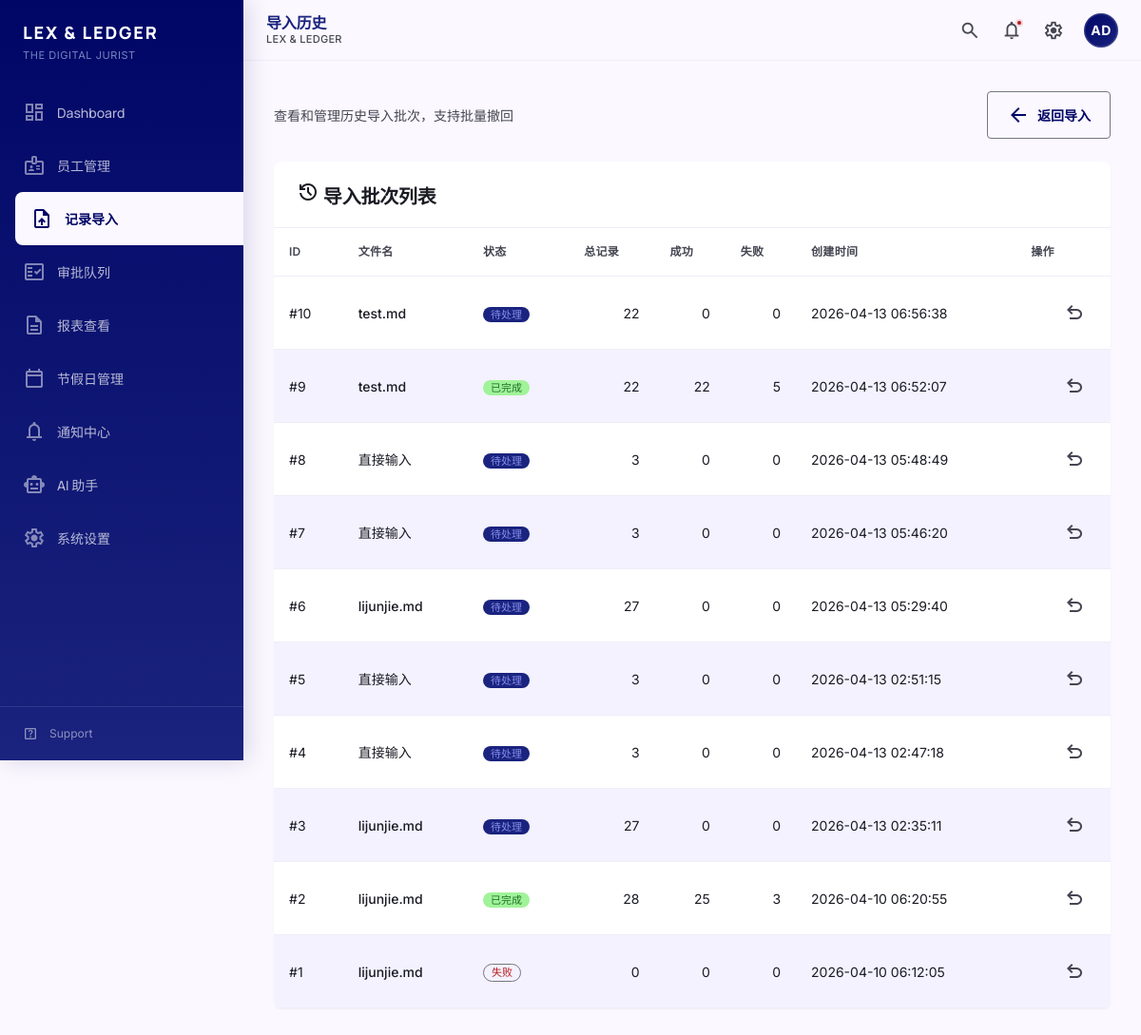
/records/sessions/, run on the app's committed database.
### tables this page shows
CREATE TABLE import_sessions (
            id INTEGER PRIMARY KEY AUTOINCREMENT,
            file_path TEXT NOT NULL,
            employee_id TEXT,
            status TEXT DEFAULT 'pending' CHECK(status IN ('pending', 'processing', 'reviewing', 'completed', 'failed')),
            total_records INTEGER DEFAULT 0,
            processed_records INTEGER DEFAULT 0,
            error_records INTEGER DEFAULT 0,
            created_at TIMESTAMP DEFAULT CURRENT_TIMESTAMP,
            completed_at TIMESTAMP
        );

### src/web/routes/records.py (the view)
@bp.route('/sessions/')
def import_sessions():
    conn = get_db()
    cursor = conn.cursor()
    sessions = []
    try:
        cursor.execute(
            "SELECT * FROM import_sessions ORDER BY created_at DESC"
        )
        sessions = [dict(row) for row in cursor.fetchall()]
    except sqlite3.Error:
        pass
    finally:
        conn.close()
    return render_template('import_sessions.html', sessions=sessions)

### src/web/utils.py (called while the page is built)
def get_db():
    db_path = current_app.config['DATABASE']
    conn = sqlite3.connect(db_path)
    conn.row_factory = sqlite3.Row
    return conn

### src/web/templates/import_sessions.html (shortened to what this page needs)
{% extends "base.html" %}
{% block page_title %}导入历史{% endblock %}
{% block content %}
<div class="page-container">
    <div class="mb-6 flex items-center justify-between">
        <p class="text-on-surface-variant text-body-md">查看和管理历史导入批次，支持批量撤回</p>
        {% set back_url = request.args.get('next') or url_for('records.import_records') %}
        <a href="{{ back_url }}" class="btn btn-secondary">
            <span class="material-symbols-outlined">arrow_back</span>
            返回导入
        </a>
    </div>
    {% if sessions %}
    <div class="content-card">
        <div class="content-card-header">
            <h5 class="content-card-title">
                <span class="material-symbols-outlined inline-icon">history</span>
                导入批次列表
            </h5>
        </div>
        <div class="content-card-body p-0">
            <div class="data-table-wrapper">
                <table class="data-table">
                    <thead>
                        <tr>
                            <th>ID</th>
                            <th>文件名</th>
                            <th>状态</th>
                            <th class="text-right">总记录</th>
                            <th class="text-right">成功</th>
                            <th class="text-right">失败</th>
                            <th>创建时间</th>
                            <th class="text-right">操作</th>
                        </tr>
                    </thead>
                    <tbody>
                        {% for s in sessions %}
                        <tr>
                            <td>#{{ s.id }}</td>
                            <td class="font-medium">{{ s.file_path }}</td>
                            <td>
                                {% if s.status == 'completed' %}
                                <span class="badge badge-secondary">已完成</span>
                                {% elif s.status == 'pending' %}
                                <span class="badge badge-primary">待处理</span>
                                {% elif s.status == 'processing' %}
                                <span class="badge badge-outline">处理中</span>
                                {% else %}
                                <span class="badge badge-outline text-error">失败</span>
                                {% endif %}
                            </td>
                            <td class="text-right">{{ s.total_records }}</td>
                            <td class="text-right">{{ s.processed_records }}</td>
                            <td class="text-right">{{ s.error_records }}</td>
                            <td class="text-on-surface-variant">{{ s.created_at }}</td>
                            <td class="text-right">
                                <form method="POST" action="{{ url_for('records.delete_import_session', session_id=s.id) }}" class="inline" onsubmit="return confirm('确定要撤回该批次导入的全部记录吗？此操作不可恢复。');">
                                    <button type="submit" class="action-btn text-error" title="撤回该批次">
                                        <span class="material-symbols-outlined">undo</span>
                                    </button>
                                </form>
                            </td>
                        </tr>
                        {% endfor %}
                    </tbody>
                </table>
            </div>
        </div>
    </div>
    {% endif %}
</div>
{% endblock %}

### src/web/static/css/tokens.css (style rules this page uses)
:root { --color-primary: #000666; --color-primary-container: #1a237e; --color-on-primary: #ffffff; --color-on-primary-container: #8690ee; --color-primary-fixed: #e0e0ff; --color-primary-fixed-dim: #bdc2ff; --color-inverse-primary: #bdc2ff; --color-on-primary-fixed: #000767; --color-on-primary-fixed-variant: #343d96; --color-secondary: #1b6d24; --color-secondary-container: #a0f399; --color-on-secondary: #ffffff; --color-on-secondary-container: #217128; --color-secondary-fixed: #a3f69c; --color-secondary-fixed-dim: #88d982; --color-on-secondary-fixed: #002204; --color-on-secondary-fixed-variant: #005312; --color-tertiary: #321100; --color-tertiary-container: #532100; --color-on-tertiary: #ffffff; --color-on-tertiary-container: #f57009; --color-tertiary-fixed: #ffdbca; --color-tertiary-fixed-dim: #ffb68f; --color-on-tertiary-fixed: #331200; --color-on-tertiary-fixed-variant: #773200; --color-error: #ba1a1a; --color-error-container: #ffdad6; --color-on-error: #ffffff; --color-on-error-container: #93000a; --color-background: #fbf8ff; --color-on-background: #1a1b23; --color-surface: #fbf8ff; --color-on-surface: #1a1b23; --color-surface-variant: #e2e1ed; --color-on-surface-variant: #454652; --color-inverse-surface: #2f3038; --color-inverse-on-surface: #f1f0fb; --color-surface-tint: #4c56af; --color-surface-dim: #dad9e4; --color-surface-bright: #fbf8ff; --color-surface-container-lowest: #ffffff; --color-surface-container-low: #f3f2fe; --color-surface-container: #eeedf8; --color-surface-container-high: #e8e7f2; --color-surface-container-highest: #e2e1ed; --color-outline: #767683; --color-outline-variant: #c6c5d4; --font-headline: 'Manrope', -apple-system, BlinkMacSystemFont, sans-serif; --font-body: 'Inter', -apple-system, BlinkMacSystemFont, sans-serif; --font-label: 'Inter', -apple-system, BlinkMacSystemFont, sans-serif; --font-mono: 'SF Mono', 'Monaco', 'Inconsolata', monospace; --text-display-lg: 3.5rem; --text-display-md: 2.5rem; --text-display-sm: 2rem; --text-headline-lg: 2rem; --text-headline-md: 1.5rem; --text-headline-sm: 1.25rem; --text-title-lg: 1.125rem; --text-title-md: 1rem; --text-title-sm: 0.875rem; --text-body-lg: 1rem; --text-body-md: 0.875rem; --text-body-sm: 0.8125rem; --text-label-lg: 0.875rem; --text-label-md: 0.75rem; --text-label-sm: 0.6875rem; --font-regular: 400; --font-medium: 500; --font-semibold: 600; --font-bold: 700; --font-extrabold: 800; --leading-tight: 1.2; --leading-snug: 1.375; --leading-normal: 1.5; --leading-relaxed: 1.625; --tracking-tighter: -0.02em; --tracking-tight: -0.01em; --tracking-normal: 0; --tracking-wide: 0.025em; --tracking-wider: 0.05em; --tracking-widest: 0.1em; --space-0: 0; --space-1: 0.25rem; --space-2: 0.5rem; --space-3: 0.75rem; --space-4: 1rem; --space-5: 1.25rem; --space-6: 1.5rem; --space-8: 2rem; --space-10: 2.5rem; --space-12: 3rem; --space-16: 4rem; --space-20: 5rem; --space-24: 6rem; --section-gap-sm: var(--space-6); --section-gap-md: var(--space-8); --section-gap-lg: var(--space-12); --radius-none: 0; --radius-xs: 0.125rem; --radius-sm: 0.25rem; --radius-md: 0.5rem; --radius-lg: 0.75rem; --radius-xl: 1rem; --radius-full: 9999px; --shadow-ambient: 0 0 48px rgba(26, 27, 35, 0.06); --shadow-ambient-lg: 0 0 64px rgba(26, 27, 35, 0.08); --shadow-sm: 0 1px 2px rgba(26, 27, 35, 0.05); --shadow-md: 0 4px 6px rgba(26, 27, 35, 0.07), 0 2px 4px rgba(26, 27, 35, 0.05); --shadow-lg: 0 10px 15px rgba(26, 27, 35, 0.08), 0 4px 6px rgba(26, 27, 35, 0.05); --shadow-xl: 0 20px 25px rgba(26, 27, 35, 0.1), 0 10px 10px rgba(26, 27, 35, 0.04); --shadow-sidebar: 4px 0 24px rgba(0, 6, 102, 0.15); --duration-fast: 150ms; --duration-normal: 200ms; --duration-slow: 300ms; --duration-slower: 400ms; --ease-default: cubic-bezier(0.4, 0, 0.2, 1); --ease-in: cubic-bezier(0.4, 0, 1, 1); --ease-out: cubic-bezier(0, 0, 0.2, 1); --ease-out-expo: cubic-bezier(0.16, 1, 0.3, 1); --ease-spring: cubic-bezier(0.34, 1.56, 0.64, 1); --sidebar-width: 16rem; --sidebar-width-collapsed: 4rem; --content-max-width: 80rem; --header-height: 4rem; --z-base: 0; --z-dropdown: 100; --z-sticky: 200; --z-fixed: 300; --z-modal-backdrop: 400; --z-modal: 500; --z-popover: 600; --z-tooltip: 700; --z-toast: 800; }

### src/web/static/css/interactions.css (style rules this page uses)
.page-transition { animation: pageEnter 0.4s var(--ease-out-expo); }
.badge { transition: transform 0.2s var(--ease-spring); }
.content-card { transition: box-shadow 0.2s var(--ease-out-expo); }

### data on the page
import_sessions: id "10", file_path "test.md", status "待处理", total_records "22", processed_records "0", error_records "0", created_at "2026-04-13 06:56:38"
import_sessions: id "9", file_path "test.md", status "已完成", total_records "22", processed_records "22", error_records "5", created_at "2026-04-13 06:52:07"
import_sessions: id "8", file_path "直接输入", status "待处理", total_records "3", processed_records "0", error_records "0", created_at "2026-04-13 05:48:49"
import_sessions: id "7", file_path "直接输入", status "待处理", total_records "3", processed_records "0", error_records "0", created_at "2026-04-13 05:46:20"
import_sessions: id "6", file_path "lijunjie.md", status "待处理", total_records "27", processed_records "0", error_records "0", created_at "2026-04-13 05:29:40"
import_sessions: id "5", file_path "直接输入", status "待处理", total_records "3", processed_records "0", error_records "0", created_at "2026-04-13 02:51:15"
import_sessions: id "4", file_path "直接输入", status "待处理", total_records "3", processed_records "0", error_records "0", created_at "2026-04-13 02:47:18"
import_sessions: id "3", file_path "lijunjie.md", status "待处理", total_records "27", processed_records "0", error_records "0", created_at "2026-04-13 02:35:11"
import_sessions: id "2", file_path "lijunjie.md", status "已完成", total_records "28", processed_records "25", error_records "3", created_at "2026-04-10 06:20:55"
import_sessions: id "1", file_path "lijunjie.md", status "失败", total_records "0", processed_records "0", error_records "0", created_at "2026-04-10 06:12:05"
